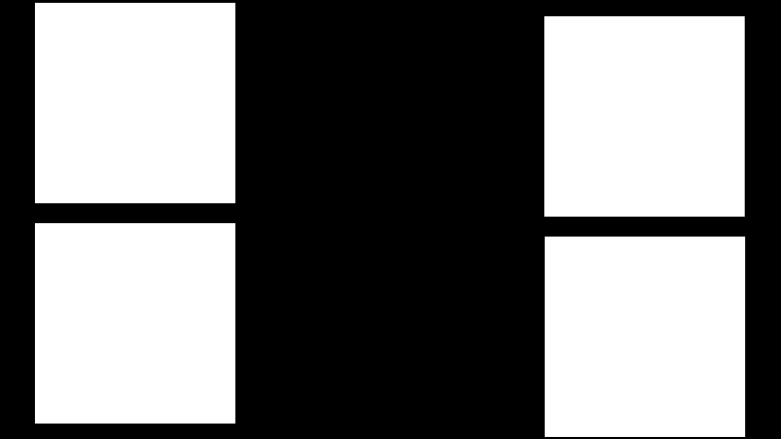
#> input picture Final code/Final Pictures/fourblobs.png, 1561 x 878 px (shown at 1/2 size)
$ python Evaluation1.py
#> lines starting #> are read from the running program, lines starting #| are printed output that depends on the picture; after the words box and inside, x2 and y2 are one past the last pixel; in counts of white or black regions, pixels touching at a corner belong together
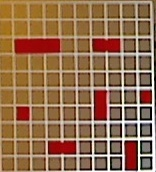
#> input picture Pictures/Grid_Image.jpg, 156 x 172 px, given in place of the camera
#> further down, frame is the input picture: shape (172, 156, 3); mean B, G, R 78.9, 109.4, 147.1
#> (key q is pressed here)
### Final code/blob.py
def extract_blobs(binary_image):
    blobs = []
    for y in range(0, binary_image.shape[0]):
        for x in range(0, binary_image.shape[1]):
            if binary_image[y, x] > 0:
                binary_image[y, x] = 0
                blob_pixels = []
                queue = [[y, x]]

                while len(queue) > 0:

                    y_temp = queue[0][0]
                    x_temp = queue[0][1]

                    if x_temp + 1 < binary_image.shape[1] and binary_image[y_temp, x_temp + 1] > 0:
                        binary_image[y_temp, x_temp + 1] = 0
                        queue.append([y_temp, x_temp + 1])
                    if y_temp + 1 < binary_image.shape[0] and binary_image[y_temp + 1, x_temp] > 0:
                        binary_image[y_temp + 1, x_temp] = 0
                        queue.append([y_temp + 1, x_temp])
                    if x_temp - 1 > 0 and binary_image[y_temp, x_temp - 1] > 0:
                        binary_image[y_temp, x_temp - 1] = 0
                        queue.append([y_temp, x_temp - 1])
                    if y_temp - 1 > 0 and binary_image[y_temp - 1, x_temp] > 0:
                        binary_image[y_temp - 1, x_temp] = 0
                        queue.append([y_temp - 1, x_temp])

                    blob_pixels.append(queue.pop(0))
                blobs.append(blob_pixels)
    return blobs

### Final code/fixMinMax.py
def coordinates(blobs):
    coordinates = []
    for blob in blobs:
        x = []
        y = []
        for pixel in blob:
            x.append(pixel[-1])
            y.append(pixel[0])
        x.sort(); y.sort()

        coordinates.append(((x[0], y[0]), (x[-1], y[-1])))
    return coordinates

### Final code/Evaluation1.py
    # This modules purpose is to find the coordinates for each grid
import cv2
import numpy as np
from blob import extract_blobs
from fixMinMax import coordinates
import os

def calibration(image_to_crop):
    # Blur image
    blurred_image = cv2.cvtColor(image_to_crop, cv2.COLOR_BGR2GRAY)
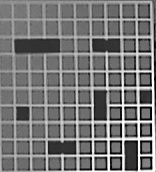
#> blurred_image: shape (172, 156); min 0, max 255, mean 117.2
    blurred_image = cv2.GaussianBlur(blurred_image, (21, 21), cv2.BORDER_DEFAULT)
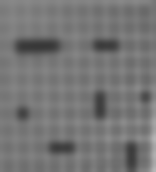
#> blurred_image: shape (172, 156); min 56, max 185, mean 117.1

    # Threshold and mask white
    #lower_white = np.array([90, 90, 90]); upper_white = np.array([255, 255, 255])

    binary_image = cv2.inRange(blurred_image, 130, 255)
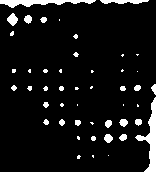
#> binary_image: shape (172, 156); 7.4% white; 47 white regions (26 under 20 px), largest, box (x1, y1, x2, y2) and area: (135, 97, 156, 172) 531, (0, 0, 96, 8) 399, (100, 0, 149, 4) 145
    #cv2.imshow("gray", blurred_image)
    #cv2.imshow("mask", binary_image)
    cv2.imwrite("Pictures/blobs.jpg", binary_image)

    # Find blob

    image_blobs = extract_blobs(binary_image)
#> after the loop in extract_blobs, `for y in range(0, binary_image.shape[0]):`: binary_image: shape (172, 156); 7.42% of pixels changed, all inside (x1, y1, x2, y2) = (0, 0, 156, 172)
#> image_blobs = 47 items
    correct_blobs = []

    for blob in image_blobs:
        if len(blob) > 13000:

            correct_blobs.append(blob)
#> this loop made 47 passes
#> blob on passes 6, 11, 18, 31, 32, 33, 46, 47: [[19, 59], [20, 59]], [[54, 136], [54, 137], [54, 138], [55, 137]], [[71, 137]], [[104, 77], [105, 77]], [[104, 123], [105, 123]], [[104, 137], [105, 137], [105, 138], [106, 137], [106, 138]], [[155, 92], [155, 93], [156, 92], [156, 93], [157, 93]], [[155, 108]]
#> after the loop, correct_blobs = []

    coord = coordinates(correct_blobs)
#> coord = []


    # Find placement grids
#> (the run stopped early here; a loop or call above may not have finished)
